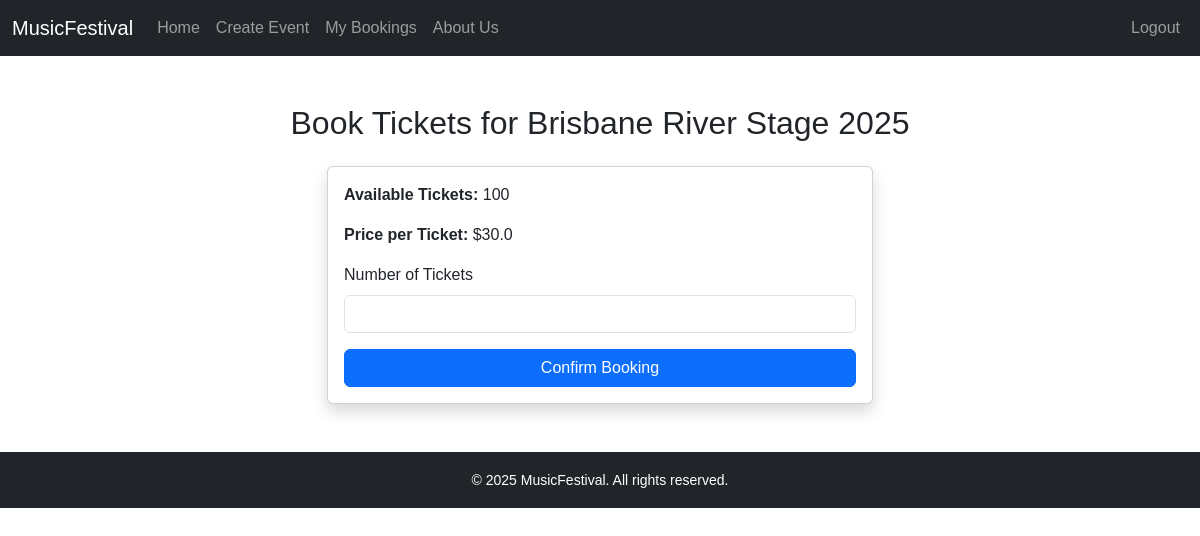
Page /book/1 (signed in) on the committed database.
### models.py (models this page shows)
class Event(db.Model):
    id = db.Column(db.Integer, primary_key=True)
    title = db.Column(db.String(150), nullable=False)
    description = db.Column(db.Text, nullable=False)
    date = db.Column(db.Date, nullable=False)
    start_time = db.Column(db.Time, nullable=False)
    end_time = db.Column(db.Time, nullable=False)
    location = db.Column(db.String(150), nullable=False)
    ticket_price = db.Column(db.Float, nullable=False)
    ticket_amount = db.Column(db.Integer, nullable=False)
    status = db.Column(db.String(20), nullable=False)
    artist_info = db.Column(db.Text)
    image = db.Column(db.String(255))
    user_id = db.Column(db.Integer, db.ForeignKey('user.id'), nullable=False)
    comments = db.relationship('Comment', backref='event', lazy=True)
    bookings = db.relationship('Booking', backref='event', lazy=True)

### views/routes.py (the view, shortened to what this page needs)
@routes.route('/book/<int:event_id>', methods=['GET', 'POST'])
@login_required
def book_event(event_id):
    event = Event.query.get_or_404(event_id)
    form = BookingForm()
    return render_template('book.html', event=event, form=form)

### forms.py
class BookingForm(FlaskForm):
    quantity = IntegerField('Number of Tickets', validators=[DataRequired()])
    submit = SubmitField('Confirm Booking')

### main.py (called while the page is built)
def create_app():
    app = Flask(__name__)
    app.config['SECRET_KEY'] = 'your-secret-key'
    app.config['SQLALCHEMY_DATABASE_URI'] = 'sqlite:///musicfestival.db'
    app.config['SQLALCHEMY_TRACK_MODIFICATIONS'] = False
    db.init_app(app)
    login_manager.init_app(app)
    login_manager.login_view = 'routes.login'
    from models import User
    @login_manager.user_loader
    def load_user(user_id):
        return User.query.get(int(user_id))
    from views.routes import routes
    app.register_blueprint(routes)
    return app

### templates/book.html (shortened to what this page needs)
<!DOCTYPE html>
<html lang="en">
<head>
  <link href="https://cdn.jsdelivr.net/npm/bootstrap@5.3.0/dist/css/bootstrap.min.css" rel="stylesheet">
  <link rel="stylesheet" href="{{ url_for('static', filename='style/styles.css') }}">
</head>
<body>
<nav class="navbar navbar-expand-lg navbar-dark bg-dark">
  <div class="container-fluid">
    <a class="navbar-brand" href="{{ url_for('routes.index') }}">MusicFestival</a>
    <div class="collapse navbar-collapse" id="navbarNav">
      <ul class="navbar-nav me-auto mb-2 mb-lg-0">
        <li class="nav-item"><a class="nav-link" href="{{ url_for('routes.index') }}">Home</a></li>
        <li class="nav-item"><a class="nav-link" href="{{ url_for('routes.create_event') }}">Create Event</a></li>
        <li class="nav-item"><a class="nav-link" href="{{ url_for('routes.bookings') }}">My Bookings</a></li>
        <li class="nav-item"><a class="nav-link" href="{{ url_for('routes.about') }}">About Us</a></li>
      </ul>
      <ul class="navbar-nav ms-auto">
        {% if current_user.is_authenticated %}
          <li class="nav-item"><a class="nav-link" href="{{ url_for('routes.logout') }}">Logout</a></li>
        {% else %}
          <li class="nav-item"><a class="nav-link" href="{{ url_for('routes.login') }}">Login</a></li>
          <li class="nav-item"><a class="nav-link" href="{{ url_for('routes.register') }}">Register</a></li>
        {% endif %}
      </ul>
    </div>
  </div>
</nav>
<div class="container my-5">
  <h2 class="text-center mb-4">Book Tickets for {{ event.title }}</h2>
  <div class="row justify-content-center">
    <div class="col-md-6">
      <div class="card shadow">
        <div class="card-body">
          <p><strong>Available Tickets:</strong> {{ event.ticket_amount }}</p>
          <p><strong>Price per Ticket:</strong> ${{ event.ticket_price }}</p>
          <form method="POST">
            <div class="mb-3">
              {{ form.quantity.label(class="form-label") }}
              {{ form.quantity(class="form-control", min=1, max=event.ticket_amount) }}
            </div>
            <div class="d-grid">
              {{ form.submit(class="btn btn-primary") }}
            </div>
          </form>
        </div>
      </div>
    </div>
  </div>
</div>
<footer class="bg-dark text-white text-center py-3 mt-5">
  <small>© 2025 MusicFestival. All rights reserved.</small>
</footer>
</body>
</html>

### static/style/styles.css (style rules this page uses)
body { font-family: Arial, sans-serif; }

### rows in the picture
Event: title "Brisbane River Stage 2025", ticket_amount "100", ticket_price "30.0"
